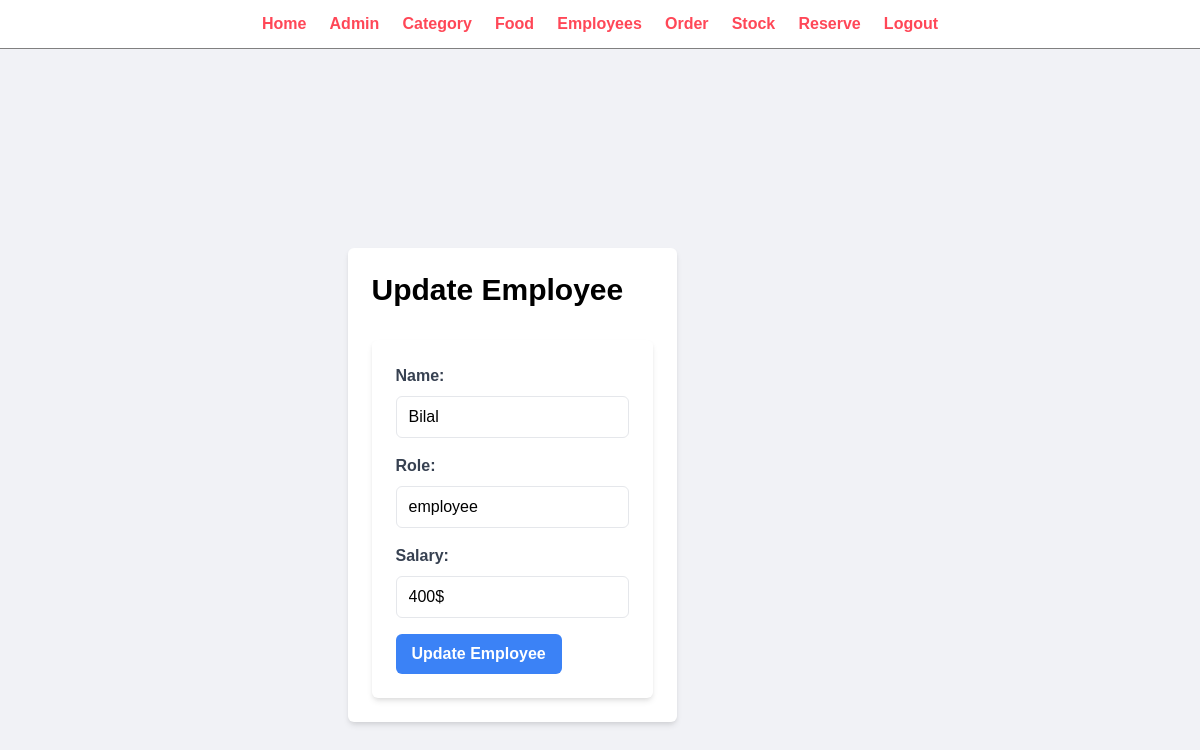
Page /admin/update-employee.php?id=12 (signed in) on the committed database.
### tables this page shows
CREATE TABLE `tbl_employees` (
  `id` int(11) NOT NULL,
  `Name` text NOT NULL,
  `Role` text NOT NULL,
  `Salary` varchar(11) NOT NULL,
  `schedule` varchar(255) NOT NULL
);

### admin/update-employee.php (the view, shortened to what this page needs)
<?php include('partials/menu.php'); ?>
<link rel="stylesheet" href="https://cdnjs.cloudflare.com/ajax/libs/tailwindcss/2.2.19/tailwind.min.css">
<div class="main-content">
    <div class="container flex justify-center items-center h-screen">
        <div class="max-w-md mx-auto bg-white p-6 rounded-md shadow-md">
            <h1 class="text-3xl font-bold mb-8">Update Employee</h1>
        <?php
            $id = $_GET['id'];
            $sql = "SELECT * FROM tbl_employees WHERE id=$id";
            $res = mysqli_query($conn, $sql);
            if ($res == true) {
                $count = mysqli_num_rows($res);
                if ($count == 1) {
                    $row = mysqli_fetch_assoc($res);
                    $Name = $row['Name'];
                    $Role = $row['Role'];
                    $Salary = $row['Salary'];
                } else {
                    header('location: ' . SITEURL . 'admin/manage-Employees.php');
                    exit();
                }
            }
        ?>
        <div class="max-w-md mx-auto bg-white p-6 rounded-md shadow-md">
            <form action="" method="POST">
                <div class="mb-4">
                    <label for="Name" class="block text-gray-700 font-semibold mb-2">Name:</label>
                    <input type="text" id="Name" name="Name" value="<?php echo $Name; ?>" class="w-full px-3 py-2 border rounded-md">
                </div>
                <div class="mb-4">
                    <label for="Role" class="block text-gray-700 font-semibold mb-2">Role:</label>
                    <input type="text" id="Role" name="Role" value="<?php echo $Role; ?>" class="w-full px-3 py-2 border rounded-md">
                </div>
                <div class="mb-4">
                    <label for="Salary" class="block text-gray-700 font-semibold mb-2">Salary:</label>
                    <input type="text" id="Salary" name="Salary" value="<?php echo $Salary; ?>" class="w-full px-3 py-2 border rounded-md">
                </div>
                <button type="submit" name="submit" class="bg-blue-500 hover:bg-blue-600 text-white font-semibold py-2 px-4 rounded-md">Update Employee</button>
            </form>
        </div>
    </div>
</div>

### css/admin.css (style rules this page uses)
* { margin: 0; padding: 0; font-family: Arial, Helvetica, sans-serif; }
.main-content { background-color:#f1f2f6; padding: 3% 0; }

### rows in the picture
tbl_employees: Name "Bilal", Role "employee", Salary "400$"
